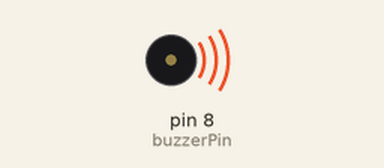
A sketch run on a simulated Arduino Uno, built with avr-gcc and run on an emulated ATmega328P. On the bench: buzzer (waves = sounding).

Above: at 1.8 s.
At 10.64 s:
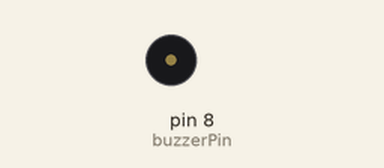
Timing chart, 0 to 11.7 s (numbered marks = the images above):
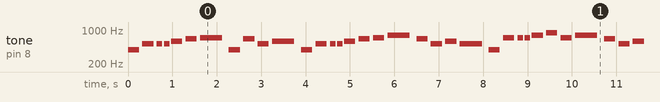

Measured:
- by itself, tone on pin 8 (buzzerPin): plays 392 Hz for 0.25 s, 523 Hz for 0.25 s, 523 Hz for 0.13 s, 523 Hz for 0.13 s, 587 Hz for 0.25 s, 659 Hz for 0.25 s … (293 notes in this stretch)

The sketch:

Ex1LAB4.ino
```cpp
const int buzzerPin = 8;

int melody[] = {
  392, 523, 523, 523, 587, 659, 698, 392,
  659, 523, 587, 392, 523, 523, 523, 587,
  659, 698, 784, 659, 523, 587, 523, 392,
  698, 698, 698, 784, 880, 698, 784, 659,
  523, 587, 659, 587, 523, 392, 523, 392
};

int noteDurations[] = {
  4, 4, 8, 8, 4, 4, 2, 4,
  4, 4, 2, 4, 4, 8, 8, 4,
  4, 4, 2, 4, 4, 4, 2, 4,
  4, 8, 8, 4, 4, 4, 2, 4,
  4, 4, 4, 4, 4, 4, 2, 1
};

void setup() {
  pinMode(buzzerPin, OUTPUT);
}

void loop() {
  for (int thisNote = 0; thisNote < 40; thisNote++) {
    int noteDuration = 1000 / noteDurations[thisNote];
    tone(buzzerPin, melody[thisNote], noteDuration);

    int pauseBetweenNotes = noteDuration * 1.30;
    delay(pauseBetweenNotes);
    noTone(buzzerPin);
  }
  delay(3000);
}
```
